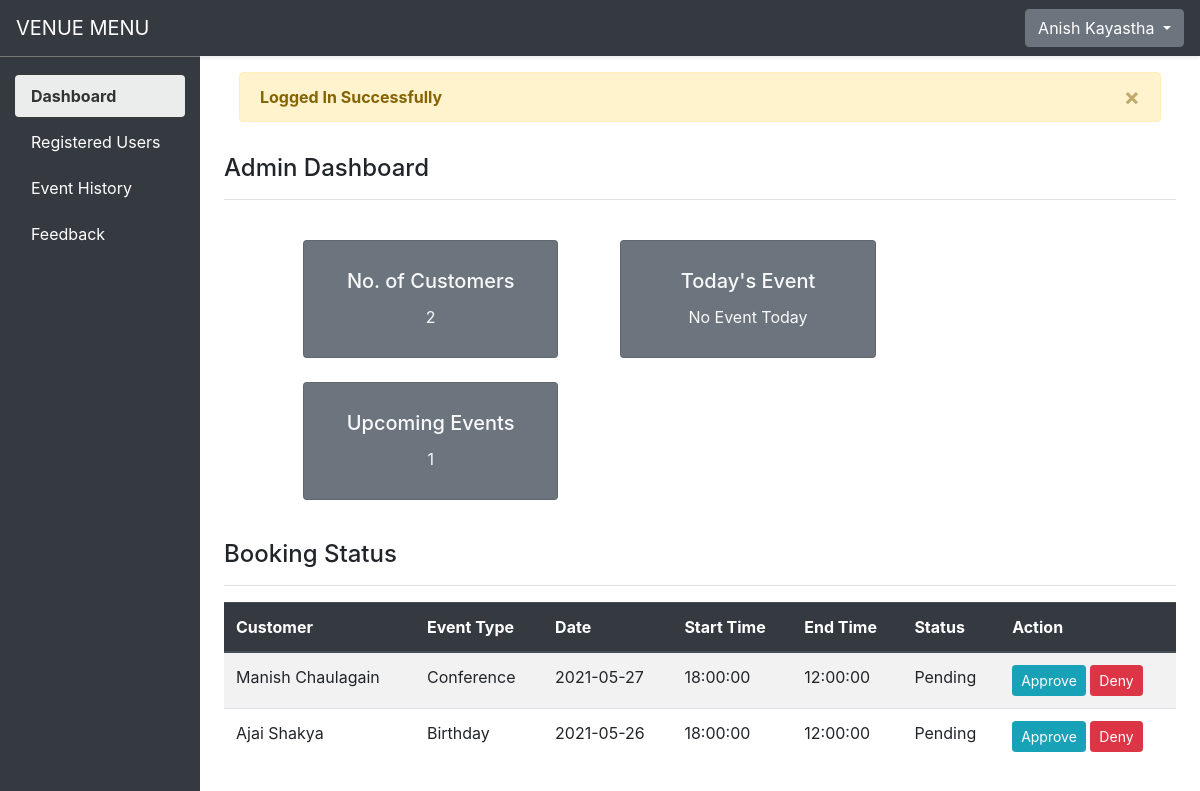
Page /dashboard/index.php (signed in) on the committed database.
### tables this page shows
CREATE TABLE events (
	event_id INT PRIMARY KEY AUTO_INCREMENT,
    user_id INT,
    event_type VARCHAR(50),
    event_date DATE,
    start_time TIME,
    end_time TIME,
    event_status VARCHAR(50),
    FOREIGN KEY(user_id) REFERENCES users(id) ON DELETE CASCADE
);

### dashboard/index.php (the view, shortened to what this page needs)
<?php
    include('includes/header.php');
?>
<?php
    include('includes/navbar.php');
?>
<div class="container-fluid size-adjust">
    <div class="row">
        <?php
            include('includes/sidebar.php');
            include('modules/connection.php');
        ?>
        <main role="main" class="col-md-9 ml-sm-auto col-lg-10 px-md-4">
            <div class="col-md-12 mt-3">
                <?php include('modules/message.php'); ?>
            </div>
            <div class="d-flex justify-content-between flex-wrap flex-md-nowrap align-items-center pt-3 pb-2 mb-3 border-bottom">
                <h1 class="h4">Admin Dashboard</h1>
            </div>
            <div class="row text-center mx-5 mb-4">
                <div class="col-sm-4 mt-4 mx-3" style="max-width: 18rem;">
                    <div class="card pt-2 pb-2 bg-secondary">
                        <div class="card-body">
                            <h5 class="card-title text-light">No. of Customers</h5>
                            <p class="card-text text-light">
                                <?php
                                    $query = "SELECT * FROM users WHERE role_id = 0; ";
                                    $query_run = mysqli_query($conn, $query);
                                    $num_rows = mysqli_num_rows($query_run);
                                    echo $num_rows;
                                ?>
                            </p>
                        </div>
                    </div>
                </div>
                <div class="col-sm-4 mt-4 mx-3" style="max-width: 18rem;">
                    <div class="card pt-2 pb-2 bg-secondary">
                        <div class="card-body">
                            <h5 class="card-title text-light">Today's Event</h5>
                            <p class="card-text text-light">
                                <?php
                                    $query = "SELECT * FROM events WHERE event_date = CURRENT_DATE() AND event_status = 'Accepted' ";
                                    $query_run = mysqli_query($conn, $query);
                                    if($row = mysqli_fetch_assoc($query_run))
                                    {
                                        echo $row["event_type"];
                                    }
                                    else
                                    {
                                        echo "No Event Today";
                                    }
                                ?>
                            </p>
                        </div>
                    </div>
                </div>
                <div class="col-sm-4 mt-4 mx-3" style="max-width: 18rem;">
                    <div class="card pt-2 pb-2 bg-secondary">
                        <div class="card-body">
                            <h5 class="card-title text-light">Upcoming Events</h5>
                            <p class="card-text text-light">
                                <?php
                                    $query = "SELECT * FROM events WHERE event_date > CURRENT_DATE() AND event_status = 'Accepted' ";
                                    $query_run = mysqli_query($conn, $query);
                                    $num_rows = mysqli_num_rows($query_run);
                                    echo $num_rows;
                                ?>
                            </p>
                        </div>
                    </div>
                </div>
            </div>
            <div class="d-flex justify-content-between flex-wrap flex-md-nowrap align-items-center pt-3 pb-2 mb-3 border-bottom">
                <h1 class="h4">Booking Status</h1>
            </div>
            <table class="table table-striped">
                <thead class="thead-dark">
                    <tr>
                        <th scope="col">Customer</th>
                        <th scope="col">Event Type</th>
                        <th scope="col">Date</th>
                        <th scope="col">Start Time</th>
                        <th scope="col">End Time</th>
                        <th scope="col">Status</th>
                        <th scope="col">Action</th>
                    </tr>
                </thead>
                <tbody>
                    <?php
                        $query = "SELECT CONCAT(firstname, ' ', lastname) AS name, event_type, event_date, start_time, end_time, event_status, event_id FROM users, events WHERE users.id = events.user_id AND NOT event_status IN ('Accepted', 'Rejected') ORDER BY event_date DESC";
                        $query_run = mysqli_query($conn, $query);
                        if(mysqli_num_rows($query_run) > 0) {
                            foreach($query_run as $row) {
                                ?>
                                <tr>
                                    <td><?php echo $row['name']; ?></td>
                                    <td><?php echo $row['event_type']; ?></td>
                                    <td><?php echo $row['event_date']; ?></td>
                                    <td><?php echo $row['start_time']; ?></td>
                                    <td><?php echo $row['end_time']; ?></td>
                                    <td><?php echo $row['event_status']; ?></td>
                                    <td>
                                        <button type="button" value="<?php echo $row['event_id']; ?>" class="btn btn-info btn-sm approvebtn">Approve</button>
                                        <button type="button" value="<?php echo $row['event_id']; ?>" class="btn btn-danger btn-sm denybtn">Deny</button>
                                    </td>
                                </tr>
                                <?php
                            }
                        }
                        else {
                            ?>
                            <tr>
                                <td>No Record Found</td>
                            </tr>
                            <?php
                        }
                    ?>
                </tbody>
            </table>
        </main>
    </div>
</div>
<?php include('includes/footer.php'); ?>

### dashboard/css/style.css (style rules this page uses)
.size-adjust { margin-top: 56px; }

### rows in the picture
events: name "Manish Chaulagain", event_type "Conference", event_date "2021-05-27", start_time "18:00:00", end_time "12:00:00", event_status "Pending", $row['event_id'] 3 (drawn)
events: name "Ajai Shakya", event_type "Birthday", event_date "2021-05-26", start_time "18:00:00", end_time "12:00:00", event_status "Pending", $row['event_id'] 2 (drawn)

### other values in the picture
$_SESSION['auth_user']['user_firstname'] "Anish"
$_SESSION['auth_user']['user_lastname'] "Kayastha"
$_SESSION['status'] "Logged In Successfully"
$num_rows "2"
$num_rows "1"
